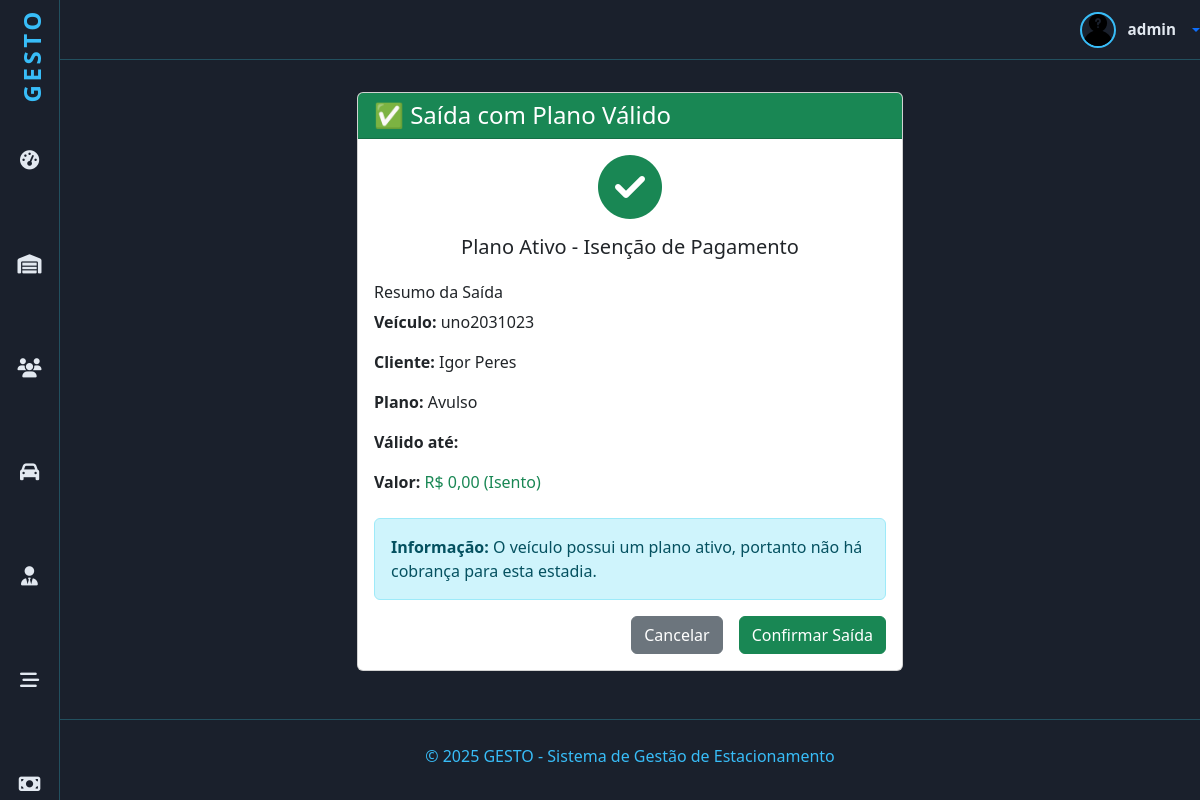
The page /pagamentos/plano_valido/15/ (signed in) on the database its author committed.
### estadias/models.py (models this page shows, shortened)
class Estadia(models.Model):
    veiculo = models.ForeignKey('veiculos.Veiculo', on_delete=models.PROTECT)
    cliente = models.ForeignKey('clientes.ClienteGeral', on_delete=models.SET_NULL, null=True, blank=True)
    funcionario = models.ForeignKey('funcionarios.Funcionario', on_delete=models.SET_NULL, null=True, blank=True)
    vaga = models.ForeignKey('vagas.Vaga', on_delete=models.SET_NULL, null=True, blank=True)
    data_chegada = models.DateTimeField(default=timezone.now)
    data_saida = models.DateTimeField(null=True, blank=True)
    finalizada = models.BooleanField(default=False)
    valor_total = models.DecimalField(max_digits=8, decimal_places=2, default=0)
    class Meta:
        ordering = ['-data_chegada']

### veiculos/models.py (models this page shows, shortened)
class Veiculo(models.Model):
    placa = models.CharField('Placa', max_length=10, unique=True)
    marca = models.CharField('Marca', max_length=50, null=True, blank=True)
    modelo = models.CharField('Modelo', max_length=50, null=True, blank=True)
    cor = models.CharField('Cor', max_length=30, null=True, blank=True)
    foto = models.ImageField('Foto', upload_to='static/veiculos', null=True, blank=True)
    clientes = models.ManyToManyField(ClienteGeral,related_name='veiculos',verbose_name='Clientes',blank=False)
    plano = models.ForeignKey(Plano, on_delete=models.SET_NULL, null=True, blank=True, verbose_name='Plano')
    categoria_cnh = models.ForeignKey(Categoria, on_delete=models.SET_NULL, null=True, verbose_name='Categoria do Veículo',limit_choices_to={'status': True})
    data_vencimento_plano = models.DateField('Data de Vencimento do Plano',null=True,blank=True)
    class Meta:
        verbose_name = 'Veículo'
        verbose_name_plural = 'Veículos'
        ordering = [Upper('placa')]
    @property
    def plano_esta_valido(self):
        if self.plano.is_avulso():
            return True
        if not self.data_vencimento_plano:
            return False
        from django.utils import timezone
        return timezone.now().date() <= self.data_vencimento_plano

### clientes/models.py (models this page shows, shortened)
class Pessoa(models.Model):
    nome = models.CharField('Nome', max_length=50, help_text='Nome completo')
    fone = models.CharField('Fone', max_length=12, help_text='Número de telefone (Apenas números)', unique=True)
    email = models.EmailField('E-mail', max_length=100, help_text='E-mail', unique=True)
    endereco = models.CharField('Endereço', max_length=300, help_text='Endereço completo')
    foto = StdImageField('Foto', upload_to='static/pessoas', delete_orphans=True, null=True, blank=True)
    class Meta:
        abstract = True

class ClienteGeral(Pessoa):
    TIPO_CLIENTE_CHOICES = (
        ('PF', 'Pessoa Física'),
        ('PJ', 'Pessoa Jurídica'),
    )
    tipo_cliente = models.CharField('Tipo de Cliente', max_length=2, choices=TIPO_CLIENTE_CHOICES)
    cpf = models.CharField('CPF ', max_length=14, unique=True, null=True, blank=True)
    data_nascimento = models.DateField('Data de Nascimento', null=True, blank=True)
    empresa = models.CharField('Nome da Empresa', max_length=100, null=True, blank=True)
    cnpj = models.CharField('CNPJ (Apenas números)', max_length=18, unique=True, null=True, blank=True)
    class Meta:
        verbose_name = 'Cliente'
        verbose_name_plural = 'Clientes'
        ordering = [Upper('nome'), Upper('empresa')]

### valores/models.py (models this page shows, shortened)
class Plano(models.Model):
    PLANOS_CHOICES = (
        ('Avulso', 'Horário Avulso'),
        ('Diaria', 'Diaria'),
        ('Semanal', 'Semanal'),
        ('Mensal', 'Mensal'),
        ('Personalizado', 'Personalizado'),
    )
    nome = models.CharField('Nome do Plano',choices=PLANOS_CHOICES,  max_length=50, unique=True, default='Avulso')
    valor = models.DecimalField('Valor Base (R$)', max_digits=8, decimal_places=2)
    status = models.BooleanField('Ativo', default=True, help_text='Marque para ativar o plano')
    descricao = models.TextField('Descrição', max_length=300, blank=True, null=True)
    dias_validade = models.PositiveIntegerField('Dias de Validade',default=0, help_text='Número de dias de validade (apenas para planos personalizados)')
    class Meta:
        verbose_name = 'Plano'
        verbose_name_plural = 'Planos'
    def is_avulso(self):
        return self.nome == 'Avulso'

### pagamentos/views.py (the view, shortened to what this page needs)
# urls.py: path('plano_valido/<int:estadia_id>/', views.SaidaPlanoValidoView.as_view(), name='plano_valido'),
class SaidaPlanoValidoView(View):
    template_name = 'formas_pgto/plano_valido.html'
    def get(self, request, estadia_id):
        estadia = get_object_or_404(Estadia, id=estadia_id)
        if not estadia.veiculo.plano_esta_valido:
            return redirect('pagamentos:processar_pagamento', estadia_id=estadia_id)
        context = {
            'estadia': estadia,
            'veiculo': estadia.veiculo,
            'plano': estadia.veiculo.plano
        }
        return render(request, self.template_name, context)

### pagamentos/templates/formas_pgto/plano_valido.html (shortened to what this page needs)
{% extends 'principal.html' %}
{% load django_bootstrap5 %}
{% block content %}
<div class="container mt-4">
    <div class="row">
        <div class="col-md-6 mx-auto">
            <div class="card">
                <div class="card-header bg-success text-white">
                    <h4 class="mb-0">✅ Saída com Plano Válido</h4>
                </div>
                <div class="card-body">
                    <div class="text-center mb-4">
                        <i class="fas fa-check-circle fa-4x text-success mb-3"></i>
                        <h5>Plano Ativo - Isenção de Pagamento</h5>
                    </div>
                    <div class="mb-4">
                        <h6>Resumo da Saída</h6>
                        <p><strong>Veículo:</strong> {{ estadia.veiculo.placa }}</p>
                        <p><strong>Cliente:</strong> {{ estadia.cliente.nome }}</p>
                        <p><strong>Plano:</strong> {{ plano.nome }}</p>
                        <p><strong>Válido até:</strong> {{ veiculo.data_vencimento_plano|date:"d/m/Y" }}</p>
                        <p><strong>Valor:</strong> <span class="text-success">R$ 0,00 (Isento)</span></p>
                    </div>
                    <div class="alert alert-info">
                        <strong>Informação:</strong> O veículo possui um plano ativo, portanto não há cobrança para esta estadia.
                    </div>
                    <form method="post">
                        <div class="d-grid gap-2 d-md-flex justify-content-md-end">
                            <a href="{% url 'pagamentos:processar_pagamento' estadia.id %}" class="btn btn-secondary me-md-2">Cancelar</a>
                            <button type="submit" class="btn btn-success">Confirmar Saída</button>
                        </div>
                    </form>
                </div>
            </div>
        </div>
    </div>
</div>
{% endblock %}

### home/templates/principal.html (shortened to what this page needs)
<!doctype html>
{% load static %}
{% load django_bootstrap5 %}
<html lang="pt-br">
<head>
    {% block head %}
    {% include "head.html" %}
    {% endblock %}
</head>
<body>
<header id="header-top" role="banner" aria-label="Cabeçalho superior">
    <div class="dropdown">
        <a href="#" class="user-profile text-decoration-none dropdown-toggle" data-bs-toggle="dropdown"
           aria-expanded="false">
            {% if user.is_authenticated %}
                {% if user.funcionario.foto %}
                    <img src="{{ user.funcionario.foto.url }}" alt="Avatar do utilizador"/>
                {% else %}
                    <img src="{% static 'img/desconhecido.png' %}" alt="Avatar do utilizador"/>
                {% endif %}
                <span>{{ user.username }}</span>
            {% else %}
                <i class="fas fa-sign-in-alt me-2"></i>
                <span>Acesso</span>
            {% endif %}
        </a>
    </div>
</header>
{% if request.user.is_authenticated %}
    <nav id="sidebar" aria-label="Menu principal">
        <div class="logo" aria-label="Logo GESTO">
            <a href="{% url 'index' %}"
               class="nav-link {% if request.resolver_match.url_name == 'index' %}active{% endif %}">GESTO</a>
        </div>
        <div data-bs-spy="scroll"  data-bs-offset="0" data-bs-smooth-scroll="true" class="scrollspy" tabindex="0">
      <ul class="nav flex-column" role="menu" aria-label="Navegação principal">
            <li class="nav-item" role="none">
                <a href="{% url 'index' %}"
                   class="nav-link {% if request.resolver_match.url_name == 'index' %}active{% endif %}">
                    <i class="fa-solid fa-gauge-high" aria-hidden="true"></i>
                </a>
            </li>
            <li class="nav-item" role="none">
                <a href="{% url 'estadias' %}"
                   class="nav-link {% if request.resolver_match.url_name == 'estadias' %}active{% endif %}">
                    <i class="fa-solid fa-warehouse" aria-hidden="true"></i>
                </a>
            </li>
            <li class="nav-item" role="none">
                <a href="{% url 'clientes' %}"
                   class="nav-link {% if request.resolver_match.url_name == 'clientes' %}active{% endif %}">
                    <i class="fas fa-users"></i>
                </a>
            </li>
            <li class="nav-item" role="none">
                <a href="{% url 'veiculos' %}"
                   class="nav-link {% if request.resolver_match.url_name == 'veiculos' %}active{% endif %}">
                    <i class="fas fa-car" aria-hidden="true"></i>
                </a>
            </li>
           <li class="nav-item" role="none">
                <a href="{% url 'funcionarios' %}"
                   class="nav-link {% if request.resolver_match.url_name == 'funcionarios' %}active{% endif %}">
                    <i class="fas fa-user-tie" aria-hidden="true"></i>
                </a>
            </li>
            <li class="nav-item" role="none">
                <a href="{% url 'vagas' %}"
                   class="nav-link {% if request.resolver_match.url_name == 'vagas' %}active{% endif %}">
                    <i class="fas fa-stream" aria-hidden="true"></i>
                </a>
            </li>
            <li class="nav-item" role="none">
                <a href="{% url 'valores' %}"
                   class="nav-link {% if request.resolver_match.url_name == 'valores' %}active{% endif %}">
                    <i class="fa-solid fa-money-bill" aria-hidden="true"></i>
                </a>
            </li>
        </ul>
    </div>
    </nav>
{% endif %}
{% block content %}{% endblock %}
{% block footer %}
{% include "footer.html" %}
{% endblock %}
</body>
</html>

### home/templates/head.html (style rules this page uses)
:root { --bg-primary: #1a202c; --bg-card: #2d3748; --text-primary: #e2e8f0; --highlight: #38bdf8; --border-subtle: rgba(56, 223, 248, 0.25); --table-row-alt: #374151; }
.scrollspy { position: relative; height: 100vh; margin-top: .5rem; overflow: auto; -ms-overflow-style: none; scrollbar-width: none; }
body { background-color: var(--bg-primary); color: var(--text-primary); font-family: "Segoe UI", Tahoma, Geneva, Verdana, sans-serif; min-height: 100vh; overflow-x: hidden; margin-left: 5%; }
#sidebar { background-color: var(--bg-primary); min-height: 100vh; width: 5%; position: fixed; top: 0; left: 0; padding-top: 0.5rem; display: flex; flex-direction: column; align-items: center; border-right: 1px solid var(--border-subtle); z-index: 1030; transition: 0.7s ease-out; margin-bottom: 10%; }
#sidebar .logo { font-weight: 700; font-size: 1.5rem; color: var(--highlight); margin-bottom: 2rem; user-select: none; writing-mode: vertical-rl; transform: rotate(180deg); letter-spacing: 0.15em; text-align: center; width: 32px; }
#sidebar ul.nav { list-style: none; padding: 0; margin: 0; width: 100%; margin-bottom: 10%; padding-bottom: 30%; }
#sidebar ul.nav li { width: 100%; margin-bottom: 1.5rem; text-align: center; }
#sidebar ul.nav li a { color: var(--text-primary); font-size: 1.2rem; display: block; width: 100%; padding: 0.2rem 0; transition: color 0.3s; position: relative; }
#header-top { height: 60px; border-bottom: 1px solid var(--border-subtle); display: flex; align-items: center; justify-content: flex-end; gap: 1.5rem; margin-bottom: 2rem; color: var(--text-primary); }
#header-top .user-profile { display: flex; align-items: center; gap: 0.75rem; cursor: pointer; user-select: none; }
#header-top .user-profile img { width: 36px; height: 36px; border-radius: 50%; border: 2px solid var(--highlight); object-fit: cover; }
#header-top .user-profile span { font-weight: 600; font-size: 0.95rem; color: var(--text-primary); white-space: nowrap; }

### rows shown on the page
Estadia: veiculo.placa "uno2031023", cliente.nome "Igor Peres"
Plano: nome "Avulso"

### other values the page prints
{{ user.username }} "admin"
